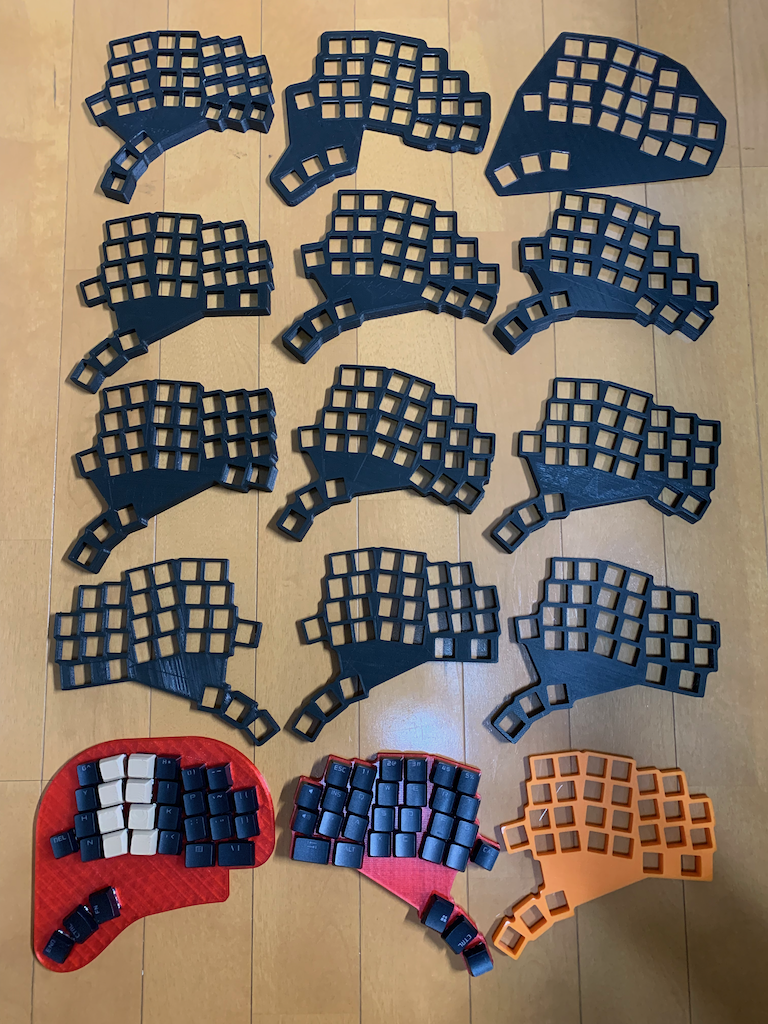
#> input picture images/3dprinter.png, 768 x 1024 px, given in place of svg.png, which was not available
$ python svg2png.py
#> lines starting #> are read from the running program, lines starting #| are printed output that depends on the picture; after the words box and inside, x2 and y2 are one past the last pixel; in counts of white or black regions, pixels touching at a corner belong together; pictures that were not available may be replaced by others from this repository, and a replacement may not be noted
import cairosvg
import cv2
import numpy as np
from PIL import Image

board = 'ZoeaT'
board = 'ZoeaB'
board = 'HermitT'
# board = 'HermitB'
layer = 'Edge_Cuts'
root = '/Users/akihiro/repos/Hermit/{}/'.format( board )
path_svg = root + 'layer/{}-{}.svg'.format( board, layer )
path_png = root + 'svg.png'
path_txt = root + 'Edge_Fill.txt'
path_dist = root + 'dist.png'
cairosvg.svg2png( url = path_svg, write_to = path_png, dpi = 254 )
#> (this line was passed over: cairosvg is not available in this run)
if True:
    png = Image.open( path_png )
#> png is the input picture: PIL image 768x1024 RGBA; mean R, G, B, A 130.7, 115.3, 101.9, 255
    cairosvg.svg2png( url = path_svg, write_to = path_png, dpi = 254,
        output_width = png.size[0] + 2, output_height = png.size[1] + 2 )
#> (this line was passed over: cairosvg is not available in this run)

png = Image.open( path_png )
print( f'png size = {png.size}' )
#| png size = (768, 1024)
# voi: x width
ix0 = png.size[0]
#> ix0 = 768
ix1 = 0
for ix in range( png.size[0] ):
    for iy in range( 0, png.size[1], 5 ):
        _, _, _, a = png.getpixel( (ix, iy) )
        a = 255 if a >= 128 else 0
        if a == 255:
            ix0 = min( ix0, ix )
            ix1 = max( ix1, ix )
            break
# ix0 -= 1
# ix1 += 1
w = ix1 - ix0 + 1
#> w = 768
print( "ix = ({}, {}), width = {}".format( ix0, ix1, w ) )
#| ix = (0, 767), width = 768

# voi: y height
iy0 = png.size[1]
#> iy0 = 1024
iy1 = 0
for iy in range( png.size[1] ):
    for ix in range( 0, png.size[0], 5 ):
        _, _, _, a = png.getpixel( (ix, iy) )
        a = 255 if a >= 128 else 0
        if a == 255:
            iy0 = min( iy0, iy )
            iy1 = max( iy1, iy )
            break
# iy0 -= 1
# iy1 += 1
h = iy1 - iy0 + 1
#> h = 1024
print( "iy = ({}, {}), height = {}".format( iy0, iy1, h ) )
#| iy = (0, 1023), height = 1024

mask = np.zeros( (h, w), np.uint8 )
for y in range( h ):
    iy = y + iy0
    for x in range( w ):
        ix = x + ix0
        if 0 <= ix and ix < png.size[0] and 0 <= iy and iy < png.size[1]:
            _, _, _, a = png.getpixel( (ix, iy) )
        else:
            a = 0
        v = 0 if a >= 64 else 255
        mask[y, x] = v
#> mask: shape (1024, 768); every value is 0

if False:
    retval, labels = cv2.connectedComponents( mask )
    label = labels[h >> 1, w >> 1]
    print( f'#labels = {retval}, label = {label}' )
else:
    retval, labels, stats, centroids = cv2.connectedComponentsWithStats( mask )
#> labels: shape (1024, 768) int32; every value is 0
#> retval = 1; stats = [[0, 0, 768, 1024, 786432]]; centroids = [[383.5, 511.5]]
    total_area = w * h
#> total_area = 786432
    max_area = -1
    for idx, (x, y, _, _, area) in enumerate( stats ):
        if area > total_area / 8:
            print( f'idx = {idx}, area = {area} total = {total_area}' )
        if max_area < area:
            max_area = area
            label = idx
#> this loop made 1 pass
#> (x, y, area, max_area, label) on pass 1: (0, 0, 786432, 786432, 0)
#| idx = 0, area = 786432 total = 786432
#> after the loop, label = 0; max_area = 786432
    print( f'#labels = {retval}, label = {label}, max_area = {max_area}' )
#| #labels = 1, label = 0, max_area = 786432
#fill_mask = np.zeros( (h + 2, w + 2), np.uint8 )
#cv2.floodFill( mask, fill_mask, (h >> 1, w >> 1), 255, 0, 128, 4 | cv2.FLOODFILL_FIXED_RANGE )

mask1 = np.zeros( (h, w), np.uint8 )
mask2 = np.zeros( (h, w), np.uint8 )
for y in range( h ):
    for x in range( w ):
        inside = (labels[y, x] == label)
        mask1[y, x] = 255 if inside else 0
        mask2[y, x] = 0 if inside else 255
#> mask1: shape (1024, 768); every value is 255
print( 'done largest label mask' )

dist1 = cv2.distanceTransform( mask1, cv2.DIST_L2, cv2.DIST_MASK_PRECISE )
#> dist1: shape (1024, 768) float32; every value is 1.84e+19
dist2 = cv2.distanceTransform( mask2, cv2.DIST_L2, cv2.DIST_MASK_PRECISE )
dist1 = cv2.GaussianBlur( dist1, ksize = (7, 7), sigmaX = 0.7 )
dist2 = cv2.GaussianBlur( dist2, ksize = (7, 7), sigmaX = 0.7 )
print( 'done distance transform' )

# dist = Image.new( 'RGB', (w, h) )
dist = np.empty((h, w, 3), np.uint8)
for y in range( h ):
    for x in range( w ):
        inside = True if mask1[y, x] != 0 else False
        val = dist1[y, x] if inside else dist2[y, x]
        val = int( round( val * 3 ) )
        val = min( max( val, 0), 255 )
        r = 255 if inside else 0
        b = 0 if inside else 255
        g = val
        # dist.putpixel( (x, y), (r, g, b))
        dist[y, x, 0] = r
        dist[y, x, 1] = g
        dist[y, x, 2] = b
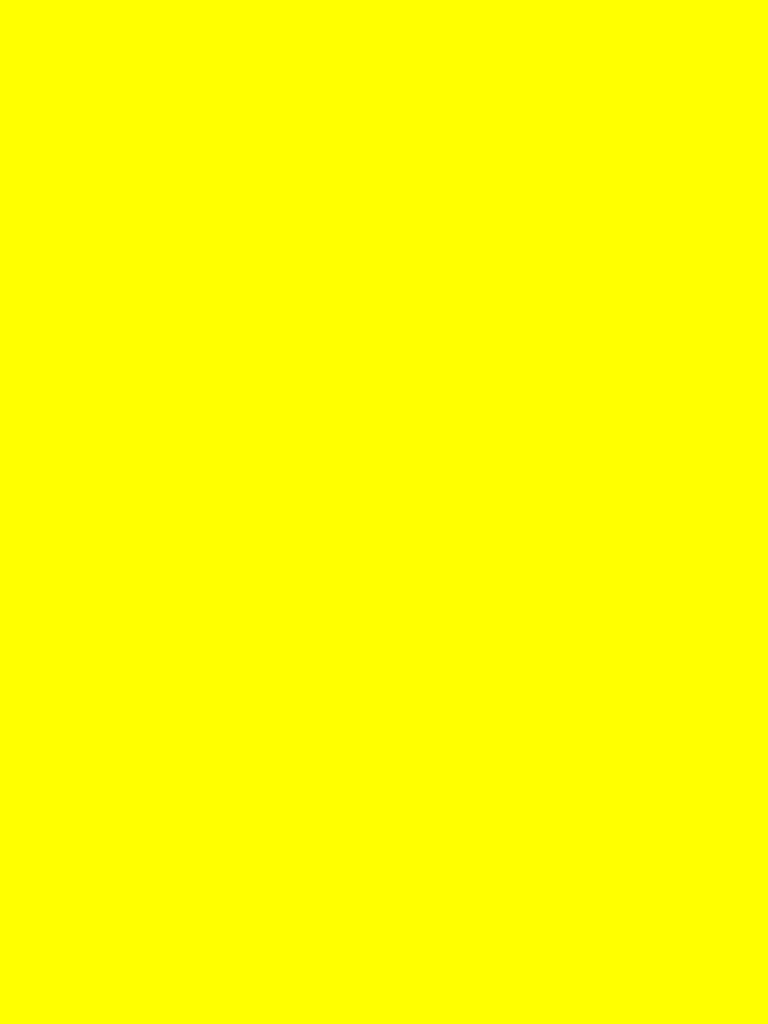
#> dist: shape (1024, 768, 3); mean of channels 0, 1, 2 255, 255, 0; drawn as R, G, B
dist = Image.fromarray( dist )
dist.save( path_dist )
print( f'saved {path_dist}' )

# dump to text file
with open( path_txt, 'w' ) as fout:
    fout.write( '{}\n'.format( w ) )
    fout.write( '{}\n'.format( h ) )
    for y in range( h ):
        line = ''
        for x in range( w ):
            inside = True if mask1[y, x] != 0 else False
            val = dist1[y, x] if inside else -dist2[y, x]
            line += '{:.0f},'.format( val * 10 )
        fout.write( line + '\n' )
print( f'saved {path_txt}' )

$ run again, on images/cardboards.png
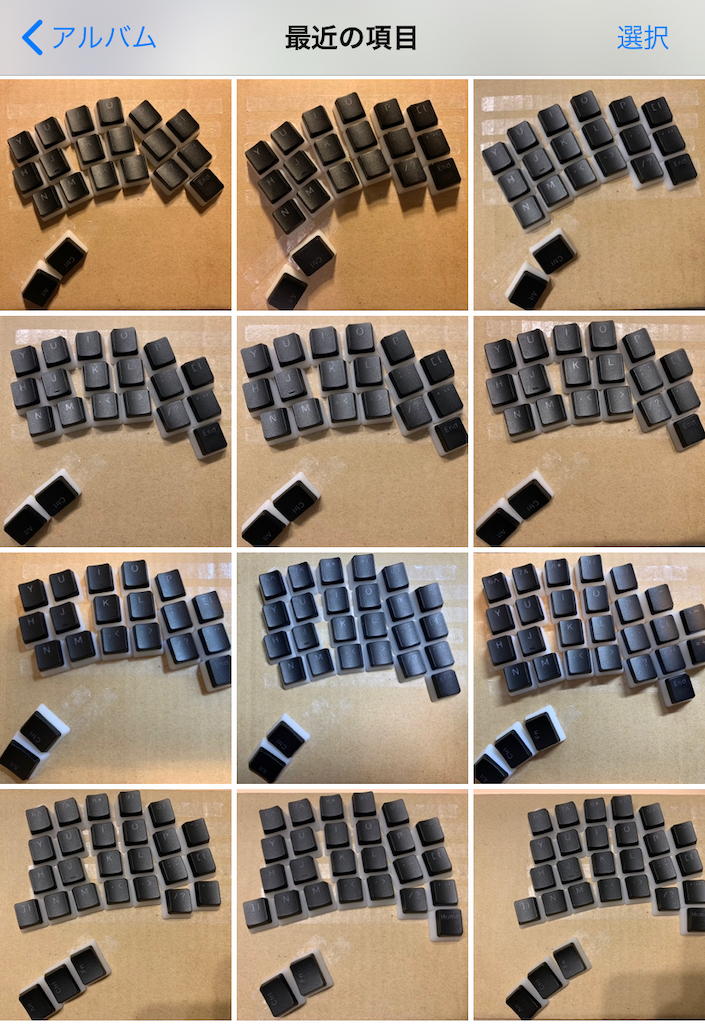
#> input picture images/cardboards.png, 705 x 1024 px, given in place of svg.png, which was not available
#> png is the input picture: PIL image 705x1024 RGBA; mean R, G, B, A 151.3, 134, 116.1, 255
#| png size = (705, 1024)
#| ix = (0, 704), width = 705
#| iy = (0, 1023), height = 1024
#> labels: shape (1024, 705) int32; every value is 0
#> retval = 1; stats = [[0, 0, 705, 1024, 721920]]; centroids = [[352, 511.5]]
#> the loop `for idx, (x, y, _, _, area) in enumerate( stats ):` made 1 pass
#> (x, y, area, max_area, label) on pass 1: (0, 0, 721920, 721920, 0)
#> (printed output is left out)
#> after the loop `for idx, (x, y, _, _, area) in enumerate( stats ):`: label = 0; max_area = 721920
#| #labels = 1, label = 0, max_area = 721920
#> `dist1 = cv2.distanceTransform( mask1, cv2.DIST_L2, cv2.DIST_MASK_PRECI..`:
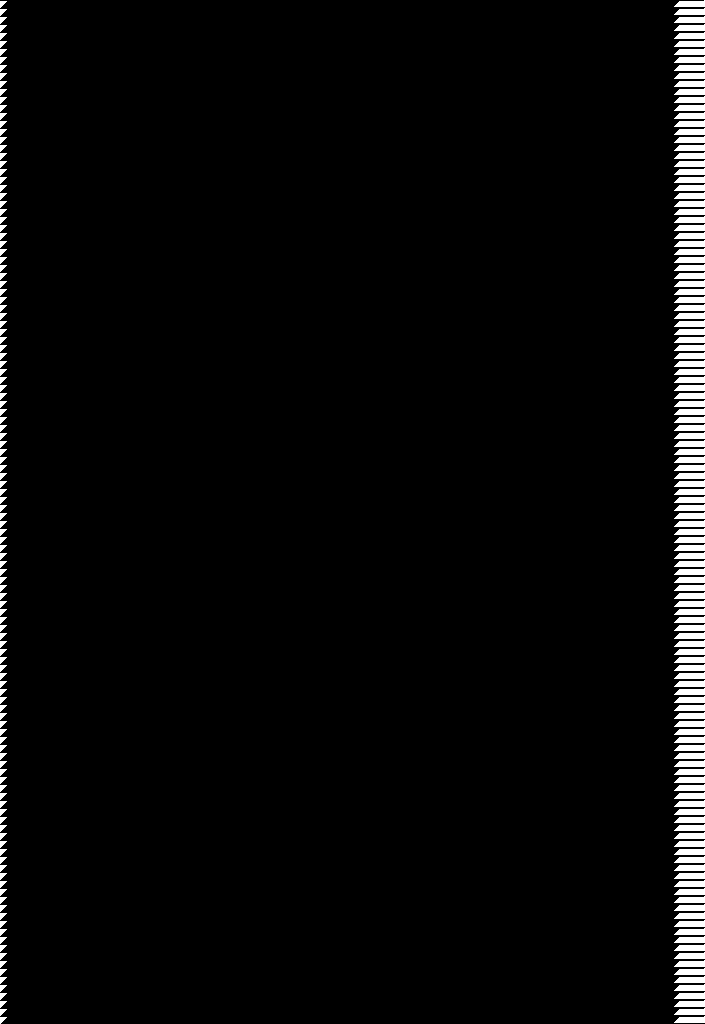
#> dist1: shape (1024, 705) float32; values 1.84e+19 (black) and 1.84e+19 (white), 3.5% white; 256 white regions, largest, box (x1, y1, x2, y2) and area: (674, 0, 705, 7) 172, (674, 8, 705, 15) 172, (674, 16, 705, 23) 172
#> `dist1 = cv2.GaussianBlur( dist1, ksize = (7, 7), sigmaX = 0.7 )`:
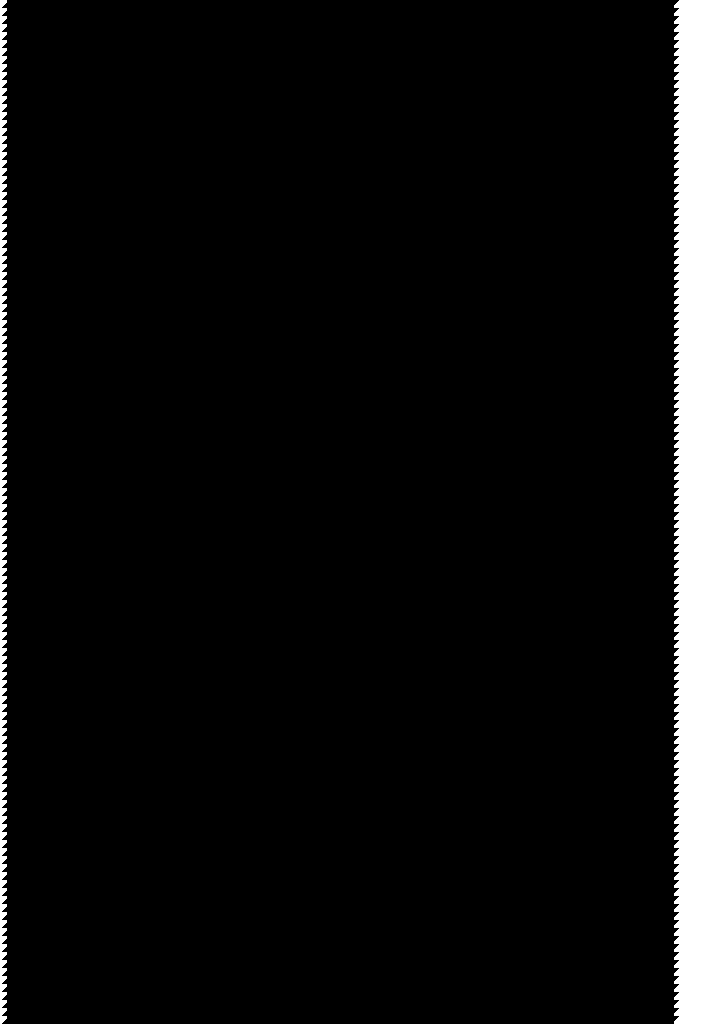
#> dist1: shape (1024, 705) float32; values 1.84e+19 (black) and 1.84e+19 (white), 4.9% white; 2 white regions, box (x1, y1, x2, y2) and area: (674, 0, 705, 1024) 29824, (0, 0, 7, 1024) 5248
